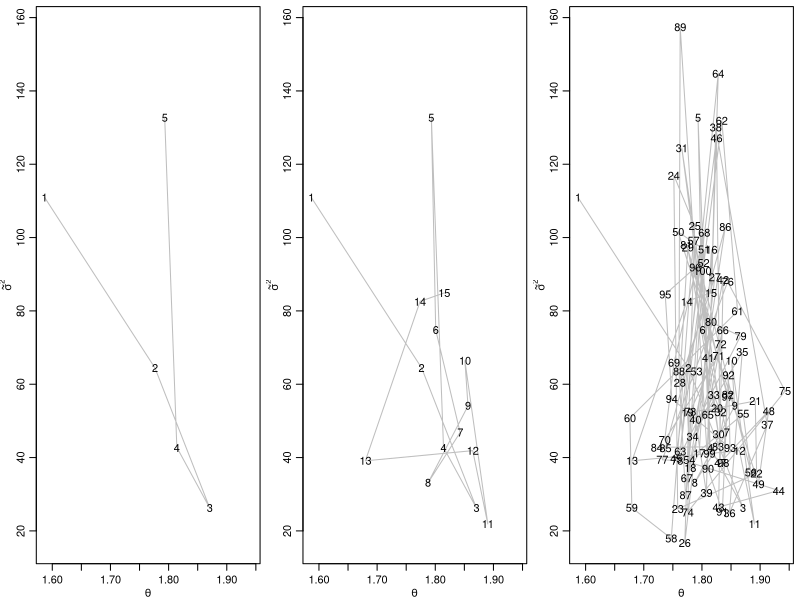
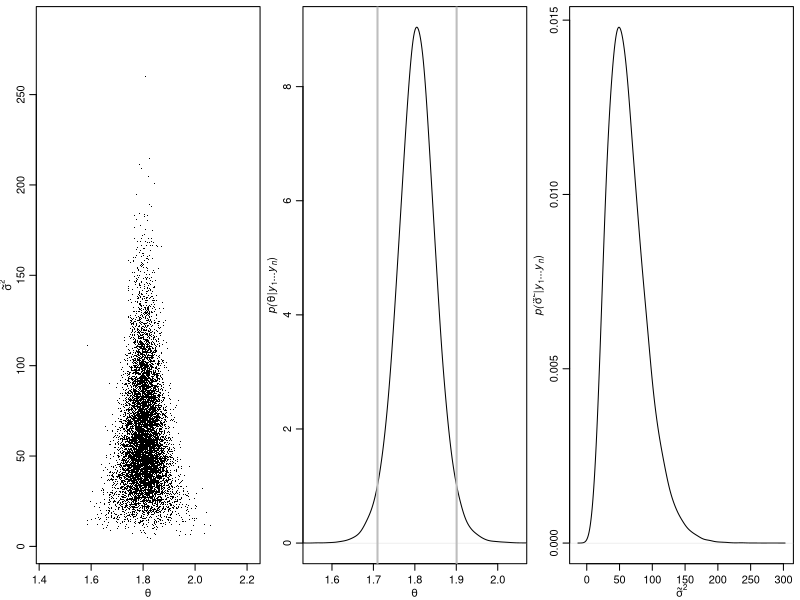
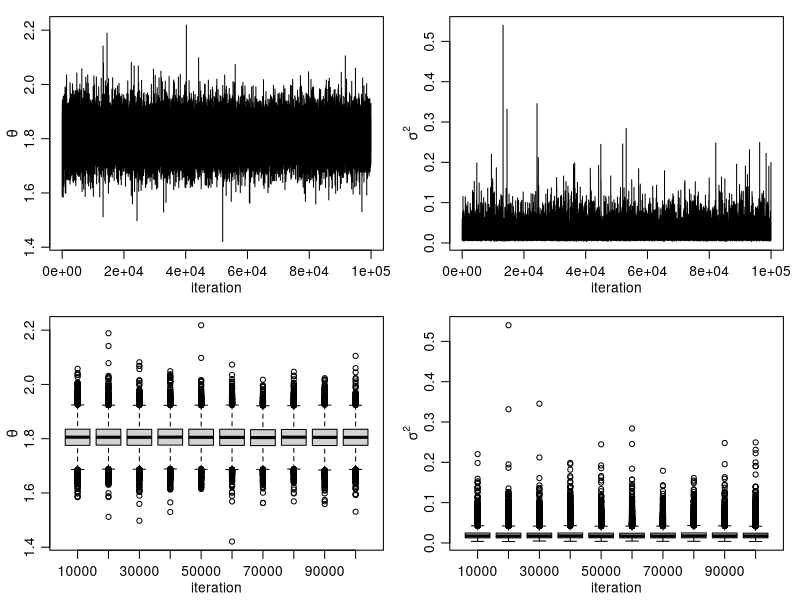
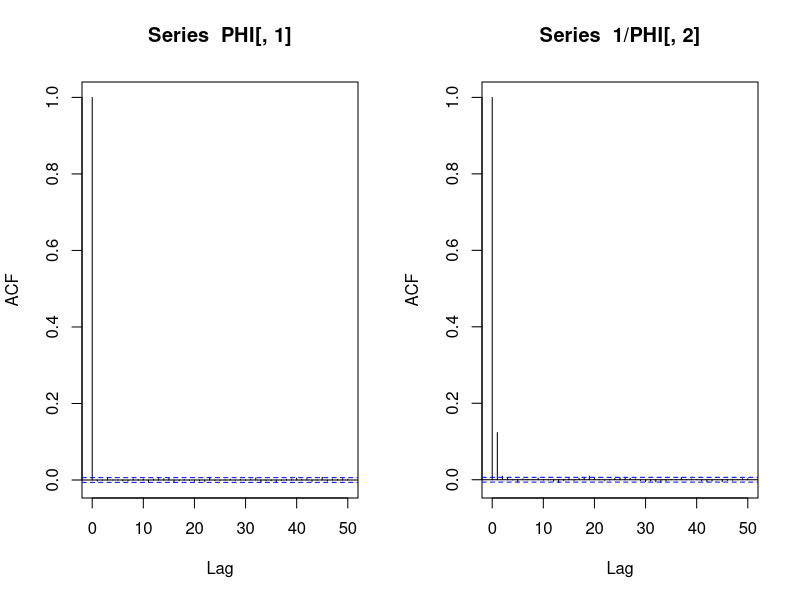

The R script that drew these images, in order:
############################
### MUESTREADOR DE GIBBS ###
############################

###############################################
# EJEMPLO CON EL MODELO NORMAL SEMI-CONJUGADO #
###############################################

#-------------------------------------------------------------------------------
# Muestreador de Gibbs para el modelo normal

# datos 
y <- c(1.64,1.70,1.72,1.74,1.82,1.82,1.82,1.90,2.08)

# tama?o de la muestra
n <- length(y)

# estadisticos
mean.y <- mean(y)
var.y  <- var(y)

# hiperparametros
mu0 <- 1.9 
t20 <- 0.5^2 ##el 99% de la masa me queda en valores positivos pero es bien aplanada
s20 <- 0.01 
nu0 <- 1      ##mas o menos peso segun lo informativa

S   <- 100000                           # numero de muestras 
PHI <- matrix(data=NA, nrow=S, ncol=2)  # matriz para almacenar las muestras

ncat <- floor(S/10)  # mostrar anuncios cada 10% de las iteraciones

# ALGORITMO (muestreador de Gibbs)
# 1. inicializar la cadena
#    valor inicial: simular de la previa
#    solo es necesario alguno de los valores
set.seed(1)
phi <- c( rnorm(1, mu0, sqrt(t20)), rgamma(1, nu0/2, nu0*s20/2) ) #rgamma porque es precisión y no varianza
PHI[1,] <- phi
# 2. simular iterativamente de las distribuciones condicionales completas
set.seed(2)
for(s in 2:S) {
        # 2.1 actualizar el valor de theta
        mun <- ( mu0/t20 + n*mean.y*phi[2] ) / ( 1/t20 + n*phi[2] )
        t2n <- 1/( 1/t20 + n*phi[2] ) #estamos haciendo el mismo calculo dos veces y se puede recortar eso
        #t2n <- 1/( 1/t20 + n*phi[2] )
        #mun <- ( mu0/t20 + n*mean.y*phi[2] )*t2n
        phi[1] <- rnorm(1, mun, sqrt(t2n) )  #no olvide sacar raiz 
        # 2.2 actualizar el valor de sigma^2
        nun <- nu0+n  #esto es constante y se podria sacar del for
        s2n <- (nu0*s20 + (n-1)*var.y + n*(mean.y-phi[1])^2 ) /nun  #usamos el theta mas reciente
        phi[2] <- rgamma(1, nun/2, nun*s2n/2)
        # 2.3 almacenar
        PHI[s,] <- phi
        # 2.4 progreso
        if (s%%ncat == 0) cat(100*round(s/S, 1), "% completado ... \n", sep = "")
}
#siempre es lo mismo, actualizar-almacenar-progreso

#-------------------------------------------------------------------------------
# grafico del algoritmo
# este grafico no se acostumbra a hacer en la practica

windows(height=1.75,width=5)
par(mfrow=c(1,3),mar=c(2.75,2.75,.5,.5),mgp=c(1.70,.70,0))
m1<-5
plot(PHI[1:m1,],type="l",xlim=range(PHI[1:100,1]), ylim=range(PHI[1:100,2]),
      lty=1,col="gray",xlab=expression(theta),ylab=expression(tilde(sigma)^2))
text(PHI[1:m1,1], PHI[1:m1,2], c(1:m1) )

m1<-15
plot(PHI[1:m1,],type="l",xlim=range(PHI[1:100,1]), ylim=range(PHI[1:100,2]),
      lty=1,col="gray",xlab=expression(theta),ylab=expression(tilde(sigma)^2))
text(PHI[1:m1,1], PHI[1:m1,2], c(1:m1) )

m1<-100
plot(PHI[1:m1,],type="l",xlim=range(PHI[1:100,1]), ylim=range(PHI[1:100,2]),
      lty=1,col="gray",xlab=expression(theta),ylab=expression(tilde(sigma)^2))
text(PHI[1:m1,1], PHI[1:m1,2], c(1:m1) )

#-------------------------------------------------------------------------------
# grafico de la distribucion posterior

windows(height=1.75,width=5)
par(mfrow=c(1,3),mar=c(2.75,2.75,.5,.5),mgp=c(1.70,.70,0))
sseq<-1:10000
# distribucion conjunta
plot(PHI[sseq,1], PHI[sseq,2], pch=".", xlim=range(PHI[,1]),ylim=range(PHI[,2]),
     xlab=expression(theta), ylab=expression(tilde(sigma)^2))
# theta
plot(density(PHI[,1], adj=2), xlab=expression(theta), main="", xlim=c(1.55,2.05),
     ylab=expression( paste(italic("p("), theta,"|",italic(y[1]),"...",italic(y[n]),")",sep="")))
abline(v=quantile(PHI[,1],prob=c(.025,.975)),lwd=2,col="gray")
# precision
plot(density(PHI[,2],adj=2), xlab=expression(tilde(sigma)^2),main="",
     ylab=expression( paste(italic("p("),tilde(sigma)^2,"|",italic(y[1]),"...",italic(y[n]),")",sep=""))) 

#-------------------------------------------------------------------------------
# inferencia

# intervalos de credibilidad
quantile(PHI[,1], c(.025,.5,.975))           # media
quantile(PHI[,2], c(.025,.5, .975))          # precision 
quantile(1/sqrt(PHI[,2]), c(.025,.5, .975))  # desviancion estandar
quantile((1/sqrt(PHI[,2]))/PHI[,1], probs = c(0.025, 0.975))  # coeficiente de variacion

# probabilidad posterior
mean( PHI[,1] > 1.8 )

#-------------------------------------------------------------------------------
# diagnosticos de convergencia

stationarity.plot<-function(x,...) 
{
        # grafica una serie de boxplots a lo largo de la cadena
        # x : valores de la cadena
        S <- length(x)
        scan <- 1:S
        ng <- min(round(S/100), 10)
        group<-S*ceiling(ng*scan/S)/ng
        boxplot(x~group,...)              
}

# graficos
windows(height=7,width=7)
par(mfrow=c(2,2))
par(mar=c(3,3,1,1),mgp=c(1.75,.75,0))
# traceplots
plot(PHI[,1], type = "l", xlab="iteration", ylab=expression(theta))  #se ve muy estacionaria desde el primer momento
plot(1/PHI[,2], type = "l", xlab="iteration", ylab=expression(sigma^2)) 
# boxplots
stationarity.plot(PHI[,1], xlab="iteration", ylab=expression(theta))  
stationarity.plot(1/PHI[,2], xlab="iteration", ylab=expression(sigma^2))  

# autocorrelacion
windows(width = 10, height = 5)
par(mfrow=c(1,2))
acf(PHI[,1])
acf(1/PHI[,2])

# tama?o efectivo de la muestra
#install.packages("coda")
library(coda)

effectiveSize( PHI )
#los resultados están muy bien, peligroso cuando el size sea realmente bajo (10-300)
#-------------------------------------------------------------------------------
#-------------------------------------------------------------------------------
#-------------------------------------------------------------------------------